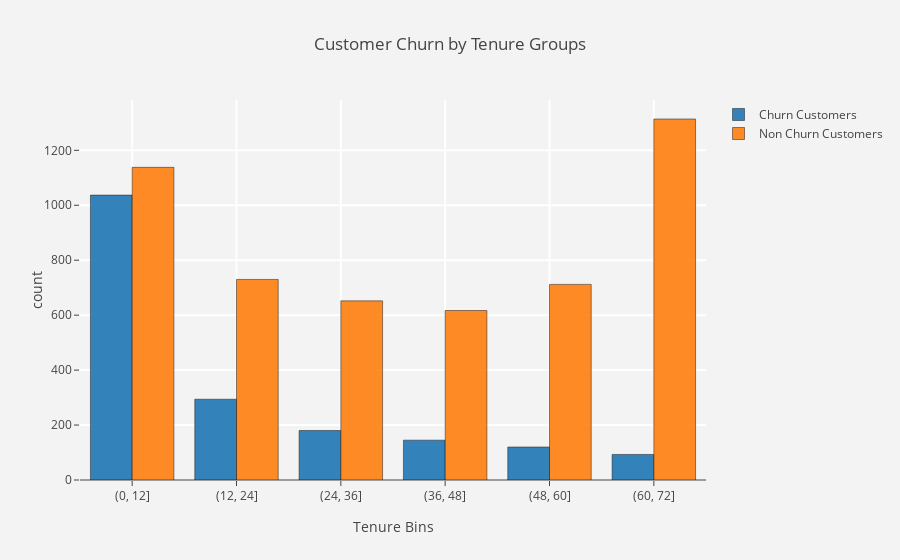

Source (notebook cell):
### Markdown cell above
#### Customer Churn in Tenure Groups

### Code cell
# Customer Churn in Tenure Groups
tenure_churn  =  df_visual[df_visual["Churn"]=="Yes"]["tenure_bins"].value_counts().reset_index()
tenure_churn.columns  = ["tenure_bins","count"]
tenure_no_churn =  df_visual[df_visual["Churn"]=="No"]["tenure_bins"].value_counts().reset_index()
tenure_no_churn.columns = ["tenure_bins","count"]

# bar - churn
trace1 = go.Bar(x = tenure_churn["tenure_bins"]  , y = tenure_churn["count"],
                name = "Churn Customers",
                marker = dict(line = dict(width = .5,color = "black")),
                opacity = .9)

# bar - not churn
trace2 = go.Bar(x = tenure_no_churn["tenure_bins"] , y = tenure_no_churn["count"],
                name = "Non Churn Customers",
                marker = dict(line = dict(width = .5,color = "black")),
                opacity = .9)

layout = go.Layout(dict(title = "Customer Churn by Tenure Groups",
                        plot_bgcolor  = "rgb(243,243,243)",paper_bgcolor = "rgb(243,243,243)",
                        xaxis = dict(gridcolor = 'rgb(255, 255, 255)',title = "Tenure Bins",
                                     zerolinewidth=1,ticklen=5,gridwidth=2),
                        yaxis = dict(gridcolor = 'rgb(255, 255, 255)',title = "count",
                                     zerolinewidth=1,ticklen=5,gridwidth=2),
                       )
                  )
data = [trace1,trace2]
fig  = go.Figure(data=data,layout=layout)
py.iplot(fig)

### Figure 1 — Plotly figure (JSON) as saved in the notebook; plotly's stock layout.template omitted (floating-point values rounded to 4 significant figures)
{"data": [{"marker": {"line": {"color": "black", "width": 0.5}}, "name": "Churn Customers", "opacity": 0.9, "type": "bar", "uid": "607df5d8-c613-11e8-b822-784f43858a7c", "x": ["(0, 12]", "(12, 24]", "(24, 36]", "(36, 48]", "(48, 60]", "(60, 72]"], "y": [1037, 294, 180, 145, 120, 93]}, {"marker": {"line": {"color": "black", "width": 0.5}}, "name": "Non Churn Customers", "opacity": 0.9, "type": "bar", "uid": "607f55de-c613-11e8-9913-784f43858a7c", "x": ["(60, 72]", "(0, 12]", "(12, 24]", "(48, 60]", "(24, 36]", "(36, 48]"], "y": [1314, 1138, 730, 712, 652, 617]}], "layout": {"paper_bgcolor": "rgb(243,243,243)", "plot_bgcolor": "rgb(243,243,243)", "title": "Customer Churn by Tenure Groups", "xaxis": {"gridcolor": "rgb(255, 255, 255)", "gridwidth": 2, "ticklen": 5, "title": "Tenure Bins", "zerolinewidth": 1}, "yaxis": {"gridcolor": "rgb(255, 255, 255)", "gridwidth": 2, "ticklen": 5, "title": "count", "zerolinewidth": 1}}}
